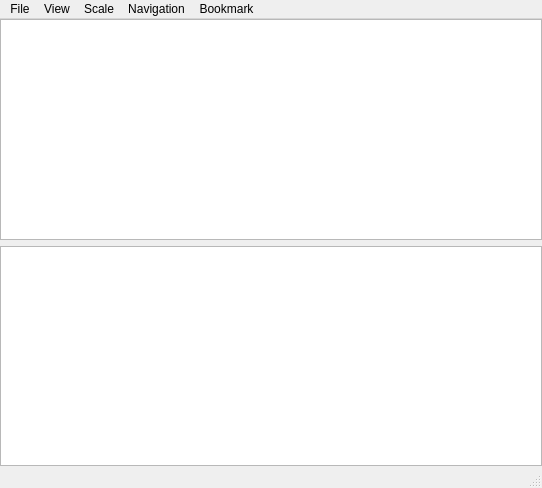
<?xml version="1.0" encoding="UTF-8"?>
<ui version="4.0">
 <class>MainWindow</class>
 <widget class="QMainWindow" name="MainWindow">
  <property name="windowModality">
   <enum>Qt::NonModal</enum>
  </property>
  <property name="geometry">
   <rect>
    <x>0</x>
    <y>0</y>
    <width>542</width>
    <height>488</height>
   </rect>
  </property>
  <property name="windowTitle">
   <string>XManga:</string>
  </property>
  <widget class="QWidget" name="centralwidget">
   <layout class="QVBoxLayout" name="verticalLayout">
    <property name="spacing">
     <number>6</number>
    </property>
    <property name="sizeConstraint">
     <enum>QLayout::SetDefaultConstraint</enum>
    </property>
    <property name="leftMargin">
     <number>0</number>
    </property>
    <property name="topMargin">
     <number>0</number>
    </property>
    <property name="rightMargin">
     <number>0</number>
    </property>
    <property name="bottomMargin">
     <number>0</number>
    </property>
    <item>
     <widget class="PageView" name="graphicsView">
      <property name="frameShadow">
       <enum>QFrame::Sunken</enum>
      </property>
     </widget>
    </item>
    <item>
     <widget class="ThumbnailView" name="thumbnailView">
      <property name="enabled">
       <bool>true</bool>
      </property>
     </widget>
    </item>
   </layout>
  </widget>
  <widget class="QMenuBar" name="menubar">
   <property name="geometry">
    <rect>
     <x>0</x>
     <y>0</y>
     <width>542</width>
     <height>21</height>
    </rect>
   </property>
   <widget class="QMenu" name="menuFile">
    <property name="title">
     <string>File</string>
    </property>
    <widget class="QMenu" name="menuRecent">
     <property name="title">
      <string>Recent</string>
     </property>
     <addaction name="actionClear_Recent"/>
    </widget>
    <addaction name="actionOpen"/>
    <addaction name="actionOpenDirectory"/>
    <addaction name="menuRecent"/>
    <addaction name="separator"/>
    <addaction name="actionQuit"/>
   </widget>
   <widget class="QMenu" name="menuScale">
    <property name="title">
     <string>Scale</string>
    </property>
    <addaction name="actionNearest_Neighbor"/>
    <addaction name="actionBiLinear"/>
    <addaction name="actionLanczos3"/>
    <addaction name="actionAvir"/>
   </widget>
   <widget class="QMenu" name="menuView">
    <property name="title">
     <string>View</string>
    </property>
    <widget class="QMenu" name="menuZoom">
     <property name="title">
      <string>Zoom</string>
     </property>
     <addaction name="actionZoom_In"/>
     <addaction name="actionZoom_out"/>
     <addaction name="actionNormal_Size"/>
    </widget>
    <addaction name="actionFullScreen"/>
    <addaction name="actionDouble_Page"/>
    <addaction name="actionShow_only_one_page_where_appropriate"/>
    <addaction name="separator"/>
    <addaction name="actionBest_Fit"/>
    <addaction name="actionFit_Width"/>
    <addaction name="actionFit_Height"/>
    <addaction name="actionManual_Zoom"/>
    <addaction name="separator"/>
    <addaction name="actionMagnifyingLens"/>
    <addaction name="menuZoom"/>
    <addaction name="separator"/>
    <addaction name="actionThumbnailView"/>
    <addaction name="separator"/>
    <addaction name="actionMouseGesture_Config"/>
    <addaction name="actionKey_Config"/>
   </widget>
   <widget class="QMenu" name="menuNavigation">
    <property name="title">
     <string>Navigation</string>
    </property>
    <addaction name="actionNext"/>
    <addaction name="actionPrev"/>
    <addaction name="actionFirstPage"/>
    <addaction name="actionLastPage"/>
    <addaction name="actionNext_One_Page_Only"/>
    <addaction name="actionPrev_One_Page_Only"/>
    <addaction name="separator"/>
    <addaction name="actionNext_Volume"/>
    <addaction name="actionPrev_Volume"/>
   </widget>
   <widget class="QMenu" name="menuBookmark">
    <property name="title">
     <string>Bookmark</string>
    </property>
    <addaction name="actionAdd_Bookmark"/>
    <addaction name="actionEdit_Bookmarks"/>
   </widget>
   <addaction name="menuFile"/>
   <addaction name="menuView"/>
   <addaction name="menuScale"/>
   <addaction name="menuNavigation"/>
   <addaction name="menuBookmark"/>
  </widget>
  <widget class="QStatusBar" name="statusbar"/>
  <action name="actionOpen">
   <property name="text">
    <string>Open</string>
   </property>
  </action>
  <action name="actionNearest_Neighbor">
   <property name="checkable">
    <bool>true</bool>
   </property>
   <property name="text">
    <string>Nearest Neighbor</string>
   </property>
  </action>
  <action name="actionBiLinear">
   <property name="checkable">
    <bool>true</bool>
   </property>
   <property name="text">
    <string>BiLinear</string>
   </property>
  </action>
  <action name="actionLanczos3">
   <property name="checkable">
    <bool>true</bool>
   </property>
   <property name="text">
    <string>Lanczos3</string>
   </property>
  </action>
  <action name="actionFullScreen">
   <property name="checkable">
    <bool>true</bool>
   </property>
   <property name="text">
    <string>FullScreen</string>
   </property>
  </action>
  <action name="actionDouble_Page">
   <property name="checkable">
    <bool>true</bool>
   </property>
   <property name="text">
    <string>Double Page</string>
   </property>
  </action>
  <action name="actionBest_Fit">
   <property name="checkable">
    <bool>true</bool>
   </property>
   <property name="text">
    <string>Best Fit</string>
   </property>
  </action>
  <action name="actionFit_Width">
   <property name="checkable">
    <bool>true</bool>
   </property>
   <property name="text">
    <string>Fit Width</string>
   </property>
  </action>
  <action name="actionFit_Height">
   <property name="checkable">
    <bool>true</bool>
   </property>
   <property name="text">
    <string>Fit Height</string>
   </property>
  </action>
  <action name="actionManual_Zoom">
   <property name="checkable">
    <bool>true</bool>
   </property>
   <property name="text">
    <string>Manual Zoom</string>
   </property>
  </action>
  <action name="actionQuit">
   <property name="text">
    <string>Quit</string>
   </property>
  </action>
  <action name="actionMagnifyingLens">
   <property name="checkable">
    <bool>true</bool>
   </property>
   <property name="text">
    <string>Magnifying Lens</string>
   </property>
  </action>
  <action name="actionZoom_In">
   <property name="text">
    <string>Zoom In</string>
   </property>
  </action>
  <action name="actionZoom_out">
   <property name="text">
    <string>Zoom Out</string>
   </property>
  </action>
  <action name="actionNormal_Size">
   <property name="text">
    <string>Normal Size</string>
   </property>
  </action>
  <action name="actionNext">
   <property name="text">
    <string>Next</string>
   </property>
  </action>
  <action name="actionPrev">
   <property name="text">
    <string>Prev</string>
   </property>
  </action>
  <action name="actionFirstPage">
   <property name="text">
    <string>FirstPage</string>
   </property>
  </action>
  <action name="actionLastPage">
   <property name="text">
    <string>LastPage</string>
   </property>
  </action>
  <action name="actionNext_One_Page_Only">
   <property name="text">
    <string>Next One Page Only</string>
   </property>
  </action>
  <action name="actionNext_Volume">
   <property name="text">
    <string>Next Volume</string>
   </property>
  </action>
  <action name="actionPrev_Volume">
   <property name="text">
    <string>Prev Volume</string>
   </property>
  </action>
  <action name="actionPrev_One_Page_Only">
   <property name="text">
    <string>Prev One Page Only</string>
   </property>
  </action>
  <action name="actionKey_Config">
   <property name="text">
    <string>Key Config</string>
   </property>
  </action>
  <action name="actionClear_Recent">
   <property name="text">
    <string>Clear Recent...</string>
   </property>
  </action>
  <action name="actionAdd_Bookmark">
   <property name="text">
    <string>Add Bookmark</string>
   </property>
  </action>
  <action name="actionEdit_Bookmarks">
   <property name="text">
    <string>Edit Bookmarks</string>
   </property>
  </action>
  <action name="actionShow_only_one_page_where_appropriate">
   <property name="checkable">
    <bool>true</bool>
   </property>
   <property name="enabled">
    <bool>true</bool>
   </property>
   <property name="text">
    <string>Show Only One Page Where Appropriate</string>
   </property>
  </action>
  <action name="actionOpenDirectory">
   <property name="text">
    <string>Open Directory</string>
   </property>
  </action>
  <action name="actionAvir">
   <property name="checkable">
    <bool>true</bool>
   </property>
   <property name="text">
    <string>Avir</string>
   </property>
  </action>
  <action name="actionThumbnailView">
   <property name="checkable">
    <bool>true</bool>
   </property>
   <property name="text">
    <string>ThumbnailView</string>
   </property>
  </action>
  <action name="actionMouseGesture_Config">
   <property name="text">
    <string>MouseGesture Config</string>
   </property>
  </action>
 </widget>
 <customwidgets>
  <customwidget>
   <class>PageView</class>
   <extends>QGraphicsView</extends>
   <header>PageView.hpp</header>
  </customwidget>
  <customwidget>
   <class>ThumbnailView</class>
   <extends>QListView</extends>
   <header>ThumbnailView.hpp</header>
  </customwidget>
 </customwidgets>
 <resources/>
 <connections/>
</ui>
